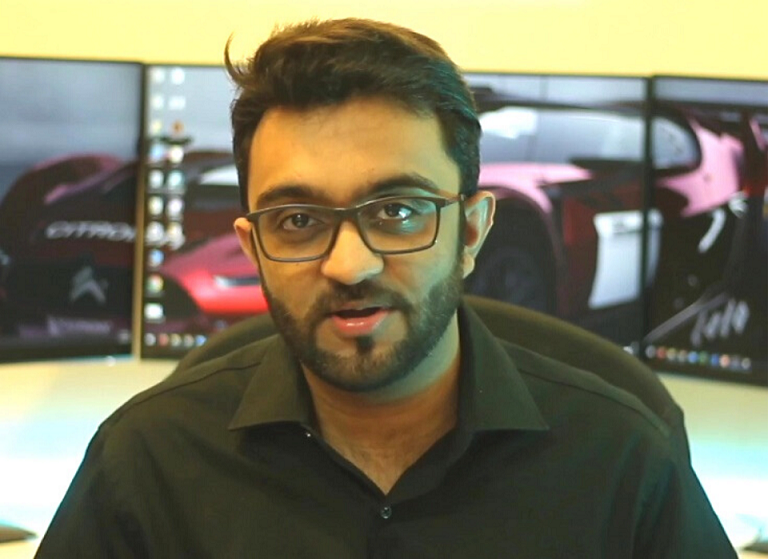
//> input picture Resources/test.png, 768 x 559 px
$ ./Chapter3   (built with g++ and OpenCV 4)
//> lines starting //> are read from the running program, lines starting //| are printed output that depends on the picture
#include <opencv2/imgcodecs.hpp>
#include <opencv2/highgui.hpp>
#include <opencv2/imgproc.hpp>
#include <iostream>
#include <stdio.h>

using namespace cv;

/// ///////////////////////  Resize and Crop ////////////////////////////////

void main() {

	std::string path = "Resources/test.png";
	Mat img = imread(path);
//> img is the input picture: 559 rows x 768 cols, CV_8UC3; mean B, G, R 94.1, 117.1, 120.5
	Mat imgResized,ingCrop;

	//std::cout << img.size() << std::endl;
	resize(img, imgResized, Size(), 0.2, 0.2);
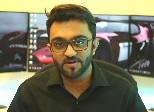
//> imgResized: 112 rows x 154 cols, CV_8UC3; mean B, G, R 94.1, 117, 120.4

	Rect roi(100, 100, 300, 250);
	ingCrop = img(roi);
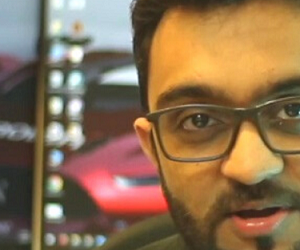
//> ingCrop: 250 rows x 300 cols, CV_8UC3; mean B, G, R 81.9, 112, 140.5

	imshow("image", img);
	imshow("image Resized", imgResized);
	imshow("image Croped", ingCrop);

	waitKey(0);

}

$ run again, with Resources/image.png copied over Resources/test.png
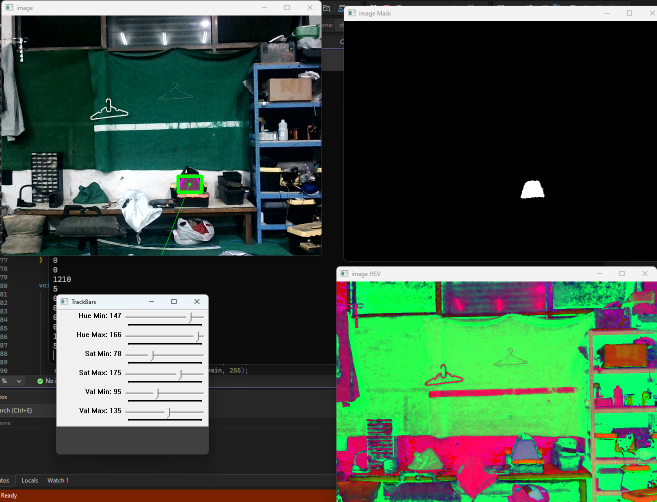
//> input picture Resources/image.png, 1313 x 1003 px (shown at 1/2 size)
//> img is the input picture: 1003 rows x 1313 cols, CV_8UC3; mean B, G, R 65.7, 83.7, 61.1
//> `resize(img, imgResized, Size(), 0.2, 0.2);`:
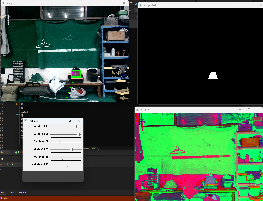
//> imgResized: 201 rows x 263 cols, CV_8UC3; mean B, G, R 65.8, 83.8, 61.4
//> `ingCrop = img(roi);`:
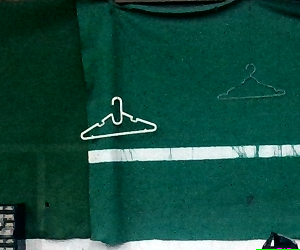
//> ingCrop: 250 rows x 300 cols, CV_8UC3; mean B, G, R 64.2, 77, 20.4
